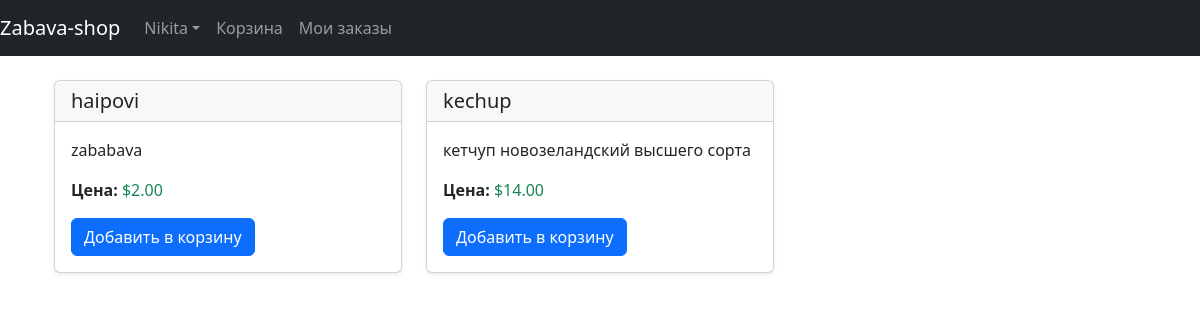
Page / (signed in) on the committed database.
### users/models.py (models this page shows)
class CustomUser(AbstractUser):
    user_balance= models.DecimalField(max_digits=10, decimal_places=2, default=0)

### product/models.py (models this page shows, shortened)
class Product(models.Model):
    name = models.CharField(max_length=100)
    description = models.TextField()
    price = models.DecimalField(max_digits=10, decimal_places=2)

### product/views.py (the view)
# urls.py: path('', views.ProductList.as_view(), name='home')
class ProductList(ListView):
    model = models.Product
    template_name = 'home.html'

### templates/home.html (shortened to what this page needs)
{% extends 'base.html' %}
{% block content %}
  <div class="container mt-4">
    <div class="row">
      {% for product in object_list %}
        <div class="col-md-4">
          <div class="card mb-4 shadow-sm">
            <div class="card-header">
              <h5 class="card-title mb-0">{{ product.name }}</h5>
            </div>
            <div class="card-body">
              <p class="card-text">{{ product.description }}</p>
              <p class="card-text">
                <strong>Цена:</strong>
                <span class="text-success">${{ product.price|floatformat:2 }}</span>
              </p>
              {% if user.is_authenticated %}
                <form action="{% url 'add_to_cart' product.pk %}" method="post">
                  <button type="submit" class="btn btn-primary">Добавить в корзину</button>
                </form>
              {% else %}
                <a href="{% url 'login' %}" class="btn btn-secondary">Войдите, чтобы добавить в корзину</a>
              {% endif %}
            </div>
          </div>
        </div>
      {% endfor %}
    </div>
  </div>
{% endblock %}

### templates/base.html (shortened to what this page needs)
<!DOCTYPE html>
<html lang="en">
  <head>
    <link href="https://cdn.jsdelivr.net/npm/bootstrap@5.3.3/dist/css/bootstrap.min.css" rel="stylesheet" />
  </head>
  <body>
    <nav class="navbar navbar-expand-md navbar-dark bg-dark mb-4">
      <a class="navbar-brand" href="{% url 'home' %}">Zabava-shop</a>
      <div class="collapse navbar-collapse" id="navbarCollapse">
        {% if user.is_authenticated %}
          <ul class="navbar-nav ml-auto">
            <li class="nav-item">
              <a class="nav-link dropdown-toggle" href="#" id="userMenu" data-bs-toggle="dropdown" aria-haspopup="true" aria-expanded="false">{{ user.username }}</a>
            </li>
            <li class="nav-item">
              <a class="nav-link" href="{% url 'cart' %}">Корзина</a>
            </li>
            <li>
              <a class="nav-link" href="{% url 'order_list' %}">Мои заказы</a>
            </li>
          </ul>
        {% else %}
          <form class="form-inline ml-auto">
            <a href="{% url 'login' %}" class="btn btn-outline-secondary">Log In</a>
            <a href="{% url 'signup' %}" class="btn btn-primary ml-2">Sign up</a>
          </form>
        {% endif %}
      </div>
    </nav>
    <div class="container">
      {% block content %}
      {% endblock %}
    </div>
  </body>
</html>

### rows in the picture
CustomUser: username "Nikita"
Product: name "haipovi", description "zababava", price "2.00"
Product: name "kechup", description "кетчуп новозеландский высшего сорта", price "14.00"
